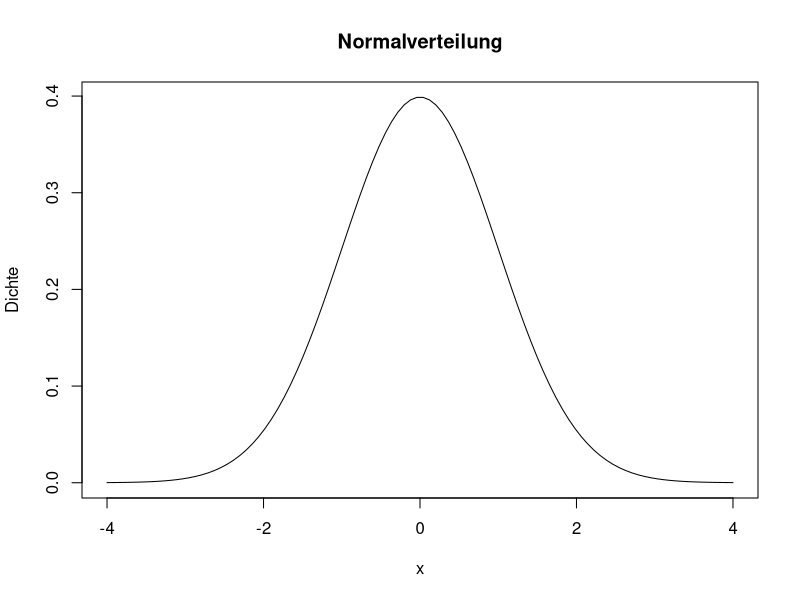

This chart was generated by the following R code:
# Inhalte zum 1. Kapitel als Hinführung zum Thema
# 1. Wahrscheinlichkeitsrechnung --------

# 1.1 Wahrscheinlichkeit von Ereignissen ---- 

# Beispiel: Zweimaliger Münzwurf

# Grundgesamtheit Ω
omega <- expand.grid(c("K", "Z"), c("K", "Z"))

# Ereignis A: Mindestens einmal Kopf
A <- omega[apply(omega, 1, function(x) "K" %in% x), ]
print(A)

# Wahrscheinlichkeit von A
P_A <- nrow(A) / nrow(omega)
P_A

# 1.2 Axiomatik der Wahrscheinlichkeitstheorie -----
# Beispiel: Laplace-Wahrscheinlichkeit eines fairen Würfels

# Grundgesamtheit
omega <- 1:6

# Ereignis A: Würfeln einer geraden Zahl
A <- c(2, 4, 6)

# Wahrscheinlichkeit P(A)
P_A <- length(A) / length(omega)
P_A

# 1.3 Multiplikationssatz für bedingte Wahrscheinlichkeiten -----
# Beispiel: Job und Einkommen

P_B <- 0.1  # Wahrscheinlichkeit, Data Scientist zu sein
P_A_given_B <- 0.8  # Bedingte Wahrscheinlichkeit
P_A_and_B <- P_B * P_A_given_B
P_A_and_B

# 1.4 Satz von der totalen Wahrscheinlichkeit ----
#Beispiel: Jobarten und Einkommen

P_A_given_DS <- 0.6
P_DS <- 0.1
P_A_given_JA <- 0.8
P_JA <- 0.25
P_A_given_AJ <- 0.65
P_AJ <- 0.65

P_A <- P_A_given_DS * P_DS + P_A_given_JA * P_JA + P_A_given_AJ * P_AJ
P_A

# 1.5 Satz von Bayes ----
# Beispiel: Krankheit und Test

P_D_given_K <- 0.95
P_K <- 0.03
P_D_given_G <- 0.10
P_G <- 1 - P_K

P_D <- P_D_given_K * P_K + P_D_given_G * P_G
P_K_given_D <- (P_D_given_K * P_K) / P_D
P_K_given_D

# 1.9 Diskrete Zufallsvariablen ----
# 1.9.1 Binomialverteilung ----
# Beispiel: Erfolgswahrscheinlichkeit eines Medikaments

n <- 50
p <- 0.9
k <- 48

P_k <- dbinom(k, size = n, prob = p)
P_k

# 1.9.2 Hypergeometrische Verteilung ----
# Beispiel: Defekte Bauteile

N <- 40  # Gesamtzahl Bauteile
r <- 5   # Defekte Bauteile
n <- 4   # Auswahlgröße
k <- 2   # Anzahl defekter in der Auswahl

P_k <- dhyper(k, r, N - r, n)
P_k

# 1.9.3 Poissonverteilung ----
# Beispiel: Anzahl der Großunfälle 

lambda <- 3
k <- 2

P_k <- dpois(k, lambda)
P_k

# 1.10 Stetige Zufallsvariablen ----
# 1.10.1 Normalverteilung ----
# Beispiel: Normalverteilung plotten

mu <- 0
sigma <- 1
x <- seq(-4, 4, length = 100)

y <- dnorm(x, mean = mu, sd = sigma)
plot(x, y, type = "l", main = "Normalverteilung", xlab = "x", ylab = "Dichte")

# 1.10.2 Exponentialverteilung ----
# Beispiel: Lebensdauer eines Fernsehgeräts

lambda <- 0.08
x <- 10

P_X_greater <- exp(-lambda * x)
P_X_greater